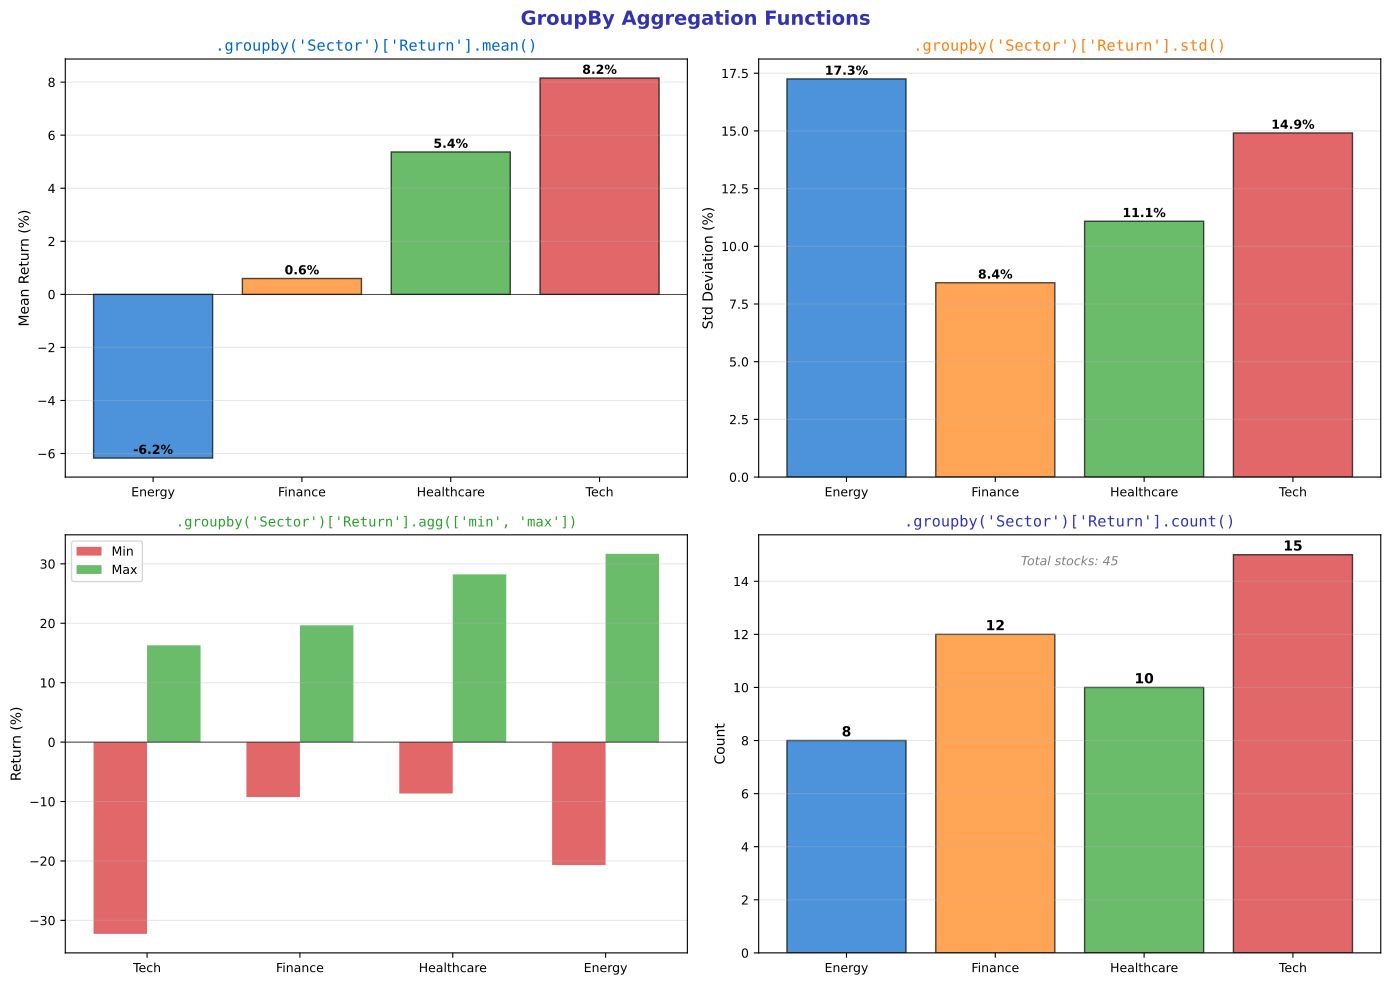

Write Python code to recreate this figure.
"""Aggregation Functions - Comparing different aggregation methods"""
import matplotlib.pyplot as plt
import numpy as np
import pandas as pd
from pathlib import Path

# Standard matplotlib configuration
plt.rcParams.update({
    'font.size': 10,
    'axes.labelsize': 10,
    'axes.titlesize': 11,
    'xtick.labelsize': 9,
    'ytick.labelsize': 9,
    'legend.fontsize': 9,
    'figure.figsize': (10, 6),
    'figure.dpi': 150
})

# Course colors
MLPURPLE = '#3333B2'
MLLAVENDER = '#ADADE0'
MLBLUE = '#0066CC'
MLORANGE = '#FF7F0E'
MLGREEN = '#2CA02C'
MLRED = '#D62728'

# Create sample stock data
np.random.seed(42)
sectors = ['Tech', 'Finance', 'Healthcare', 'Energy']
n_per_sector = [15, 12, 10, 8]

data = []
for sector, n in zip(sectors, n_per_sector):
    if sector == 'Tech':
        returns = np.random.normal(0.08, 0.15, n)
    elif sector == 'Finance':
        returns = np.random.normal(0.05, 0.10, n)
    elif sector == 'Healthcare':
        returns = np.random.normal(0.06, 0.12, n)
    else:
        returns = np.random.normal(0.03, 0.18, n)

    for r in returns:
        data.append({'Sector': sector, 'Return': r})

df = pd.DataFrame(data)

# Calculate various aggregations
agg_results = df.groupby('Sector')['Return'].agg(['mean', 'std', 'min', 'max', 'count'])

fig, axes = plt.subplots(2, 2, figsize=(14, 10))
fig.suptitle('GroupBy Aggregation Functions', fontsize=14, fontweight='bold', color=MLPURPLE)

# Plot 1: Mean by sector
ax1 = axes[0, 0]
colors = [MLBLUE, MLORANGE, MLGREEN, MLRED]
bars1 = ax1.bar(agg_results.index, agg_results['mean'] * 100, color=colors, alpha=0.7, edgecolor='black')
ax1.set_ylabel('Mean Return (%)', fontsize=10)
ax1.set_title(".groupby('Sector')['Return'].mean()", fontsize=11, color=MLBLUE, family='monospace')
ax1.axhline(0, color='black', linewidth=0.5)
ax1.grid(axis='y', alpha=0.3)
for bar in bars1:
    height = bar.get_height()
    ax1.annotate(f'{height:.1f}%', xy=(bar.get_x() + bar.get_width()/2, height),
                xytext=(0, 3), textcoords="offset points", ha='center', fontsize=9, fontweight='bold')

# Plot 2: Standard deviation
ax2 = axes[0, 1]
bars2 = ax2.bar(agg_results.index, agg_results['std'] * 100, color=colors, alpha=0.7, edgecolor='black')
ax2.set_ylabel('Std Deviation (%)', fontsize=10)
ax2.set_title(".groupby('Sector')['Return'].std()", fontsize=11, color=MLORANGE, family='monospace')
ax2.grid(axis='y', alpha=0.3)
for bar in bars2:
    height = bar.get_height()
    ax2.annotate(f'{height:.1f}%', xy=(bar.get_x() + bar.get_width()/2, height),
                xytext=(0, 3), textcoords="offset points", ha='center', fontsize=9, fontweight='bold')

# Plot 3: Min-Max range
ax3 = axes[1, 0]
x = np.arange(len(sectors))
width = 0.35
bars_min = ax3.bar(x - width/2, agg_results['min'] * 100, width, label='Min', color=MLRED, alpha=0.7)
bars_max = ax3.bar(x + width/2, agg_results['max'] * 100, width, label='Max', color=MLGREEN, alpha=0.7)
ax3.set_ylabel('Return (%)', fontsize=10)
ax3.set_title(".groupby('Sector')['Return'].agg(['min', 'max'])", fontsize=10, color=MLGREEN, family='monospace')
ax3.set_xticks(x)
ax3.set_xticklabels(sectors)
ax3.axhline(0, color='black', linewidth=0.5)
ax3.legend(fontsize=9)
ax3.grid(axis='y', alpha=0.3)

# Plot 4: Count
ax4 = axes[1, 1]
bars4 = ax4.bar(agg_results.index, agg_results['count'], color=colors, alpha=0.7, edgecolor='black')
ax4.set_ylabel('Count', fontsize=10)
ax4.set_title(".groupby('Sector')['Return'].count()", fontsize=11, color=MLPURPLE, family='monospace')
ax4.grid(axis='y', alpha=0.3)
for bar in bars4:
    height = bar.get_height()
    ax4.annotate(f'{int(height)}', xy=(bar.get_x() + bar.get_width()/2, height),
                xytext=(0, 3), textcoords="offset points", ha='center', fontsize=10, fontweight='bold')

# Add summary text
total = agg_results['count'].sum()
ax4.text(0.5, 0.95, f'Total stocks: {int(total)}', transform=ax4.transAxes,
         fontsize=9, va='top', ha='center', style='italic', color='gray')

plt.tight_layout()
plt.savefig(Path(__file__).parent / 'chart.pdf', dpi=300, bbox_inches='tight')
plt.close()
